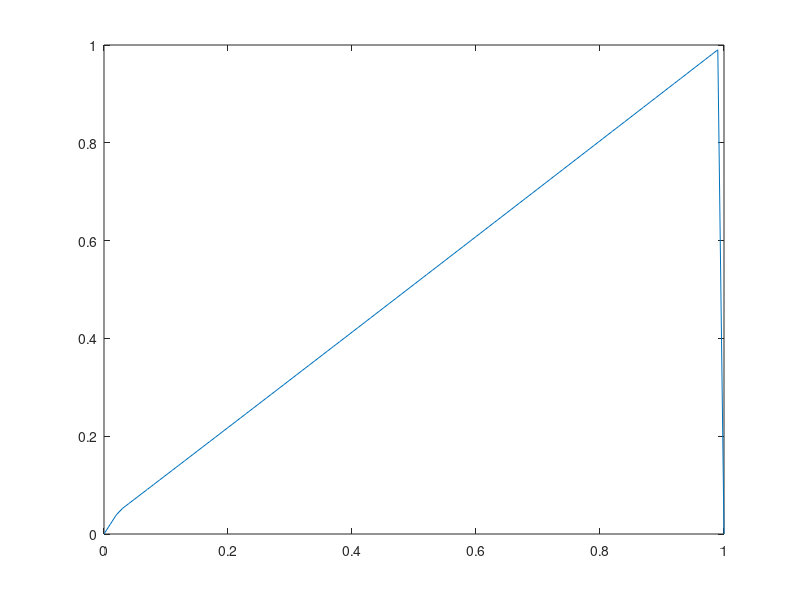

This figure's MATLAB source:
x = [ 0 , 0.01, 0.02, 0.03, 0.04, 0.05, 0.06, 0.07, 0.08, 0.09, 0.1, 0.11, 0.12, 0.13, 0.14, 0.15, 0.16, 0.17, 0.18, 0.19, 0.2, 0.21, 0.22, 0.23, 0.24, 0.25, 0.26, 0.27, 0.28, 0.29, 0.3, 0.31, 0.32, 0.33, 0.34, 0.35, 0.36, 0.37, 0.38, 0.39, 0.4, 0.41, 0.42, 0.43, 0.44, 0.45, 0.46, 0.47, 0.48, 0.49, 0.5, 0.51, 0.52, 0.53, 0.54, 0.55, 0.56, 0.57, 0.58, 0.59, 0.6, 0.61, 0.62, 0.63, 0.64, 0.65, 0.66, 0.67, 0.68, 0.69, 0.7, 0.71, 0.72, 0.73, 0.74, 0.75, 0.76, 0.77, 0.78, 0.79, 0.8, 0.81, 0.82, 0.83, 0.84, 0.85, 0.86, 0.87, 0.88, 0.89, 0.9, 0.91, 0.92, 0.93, 0.94, 0.95, 0.96, 0.97, 0.98, 0.99, 1];
y = [0, 0.0196952, 0.0393914, 0.0525268, 0.0622271, 0.0719296, 0.0816343, 0.091341, 0.10105, 0.110761, 0.120474, 0.130189, 0.139907, 0.149626, 0.159347, 0.16907, 0.178795, 0.188522, 0.198251, 0.207981, 0.217714, 0.227448, 0.237184, 0.246921, 0.25666, 0.266401, 0.276144, 0.285888, 0.295634, 0.305381, 0.31513, 0.324881, 0.334632, 0.344386, 0.354141, 0.363897, 0.373654, 0.383413, 0.393174, 0.402935, 0.412698, 0.422462, 0.432228, 0.441994, 0.451762, 0.461531, 0.471302, 0.481073, 0.490845, 0.500619, 0.510393, 0.520169, 0.529946, 0.539723, 0.549502, 0.559281, 0.569062, 0.578843, 0.588625, 0.598409, 0.608193, 0.617977, 0.627763, 0.637549, 0.647336, 0.657124, 0.666913, 0.676702, 0.686492, 0.696283, 0.706074, 0.715866, 0.725658, 0.735451, 0.745244, 0.755038, 0.764833, 0.774628, 0.784423, 0.794219, 0.804016, 0.813812, 0.82361, 0.833407, 0.843205, 0.853003, 0.862801, 0.8726, 0.882399, 0.892198, 0.901998, 0.911798, 0.921597, 0.931397, 0.941197, 0.950998, 0.960798, 0.970598, 0.980399, 0.990199, 0];
plot (x,y)
